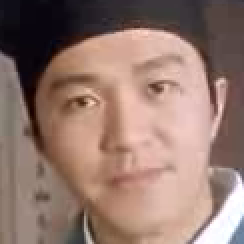
#> input picture faces/104_2.png, 122 x 122 px (shown 2 times larger); its folder holds 4 pictures in this run
$ python PcaFaceRecognize.py
#> lines starting #> are read from the running program, lines starting #| are printed output that depends on the picture
import cv2
import numpy as np
import glob
import os
import types
import shutil
from matplotlib import pyplot as plt

PATH = 'C:/Users/cfq/Desktop/algorithms/faces/'            #存放图片的绝对路径

def GetPictrueMatrix():
    Matrix = np.zeros((10000, 1))
    paths = glob.glob(os.path.join(PATH, '*.png'))          #得到全部的png图片
    for filename in paths:
        img = cv2.imread(filename, 0)           #读取灰度图象
#> img: shape (122, 122); min 3, max 255, mean 126.9
        img = cv2.resize(img, (100, 100))       #将图片像素调成100x100
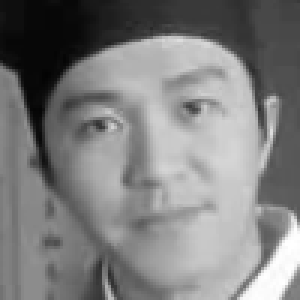
#> img: shape (100, 100) (shown 3 times larger); min 3, max 255, mean 126.8
        img = img.reshape(10000, 1)
#> img = 10000 values, max 255 at index 8097, min 3 at index 2415, mean 126.8
        Matrix = np.hstack((Matrix, img))       #矩阵横向拼接
#> Matrix = 10000 pairs, first value 0 to 0, second value 3 to 255
#> pass 2 of the loop in GetPictrueMatrix, `for filename in paths:`:
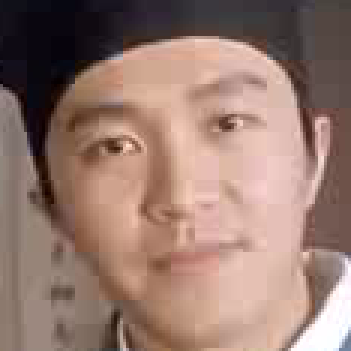
#> input picture faces/109_2.png, 117 x 117 px (shown 3 times larger)
#> in GetPictrueMatrix, `img = cv2.imread(filename, 0)`:
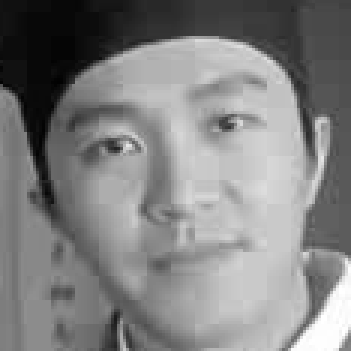
#> img: shape (117, 117) (shown 3 times larger); min 1, max 255, mean 129.3
#> in GetPictrueMatrix, `img = cv2.resize(img, (100, 100))`:
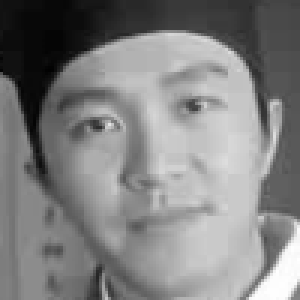
#> img: shape (100, 100) (shown 3 times larger); min 1, max 255, mean 129.2
#> in GetPictrueMatrix, `img = img.reshape(10000, 1)`: img = 10000 values, max 255 at index 8699, min 1 at index 2316, mean 129.2
#> pass 3 of the loop in GetPictrueMatrix, `for filename in paths:`:
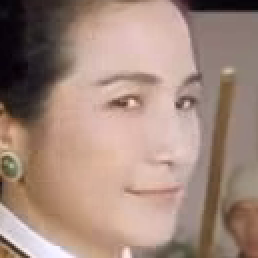
#> input picture faces/10_1.png, 129 x 129 px (shown 2 times larger)
#> in GetPictrueMatrix, `img = cv2.imread(filename, 0)`:
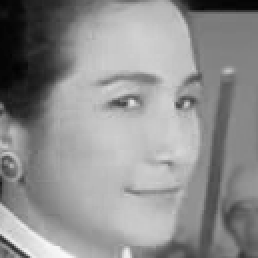
#> img: shape (129, 129) (shown 2 times larger); min 2, max 250, mean 143.2
#> in GetPictrueMatrix, `img = img.reshape(10000, 1)`: img = 10000 values, max 248 at index 9824, min 3 at index 2605, mean 143
#> the loop made 4 passes; the first 3 are shown

    Matrix = np.delete(Matrix, 0, axis=1)       #删去第一列全零元素
    return Matrix           #10000x1899


def PCA(Matrix):
    Covariance = np.cov(Matrix)         #得到协方差矩阵
    Eigenvalues, Eigenvector = np.linalg.eig(Covariance)     #得到特征向量
    sorted_Eigenvalues = np.argsort(Eigenvalues)  #特征值排序
#> sorted_Eigenvalues = 10000 values, max 9999 at index 1104, min 0 at index 9539, mean 4999.5
    top_eig = Eigenvector[:, sorted_Eigenvalues[:-51:-1]]         #根据特征值得到前50个特征向量
    top_eig = top_eig.T         #50x10000
    return top_eig


def SampleProjectoin(top_eig):
    e1 = cv2.imread('C:/Users/cfq/Desktop/algorithms/typical_samples/1.png', 0)        #读入三个测试文件
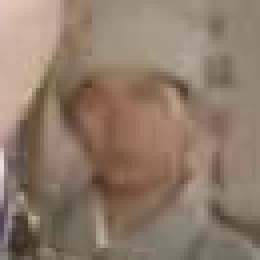
#> input picture typical_samples/1.png, 65 x 65 px, found by its file name (shown 4 times larger)
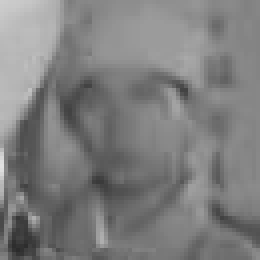
#> e1: shape (65, 65) (shown 4 times larger); min 43, max 226, mean 126.1
    e1 = cv2.resize(e1, (100, 100))
#> e1: shape (100, 100)
    e1 = e1.reshape(10000, 1)
#> e1 = 10000 values, max 225 at index 6300, min 45 at index 9405, mean 126
    e2 = cv2.imread('C:/Users/cfq/Desktop/algorithms/typical_samples/2.png', 0)
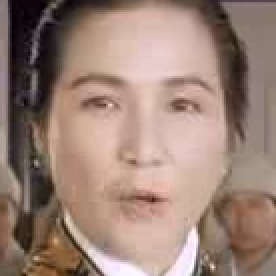
#> input picture typical_samples/2.png, 138 x 138 px, found by its file name (shown 2 times larger)
#> e2: shape (138, 138); min 0, max 255, mean 135.7
    e2 = cv2.resize(e2, (100, 100))
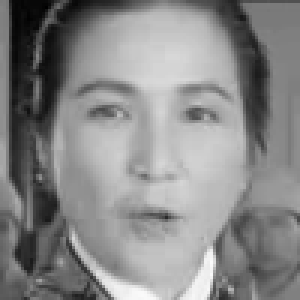
#> e2: shape (100, 100) (shown 3 times larger); min 0, max 250, mean 135.6
    e2 = e2.reshape(10000, 1)
#> e2 = 10000 values, max 250 at index 8770, min 0 at index 215, mean 135.6
    e3 = cv2.imread('C:/Users/cfq/Desktop/algorithms/typical_samples/3.png', 0)
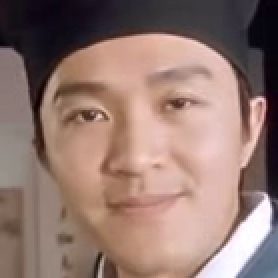
#> input picture typical_samples/3.png, 139 x 139 px, found by its file name (shown 2 times larger)
#> e3: shape (139, 139); min 3, max 255, mean 127.1
    e3 = cv2.resize(e3, (100, 100))
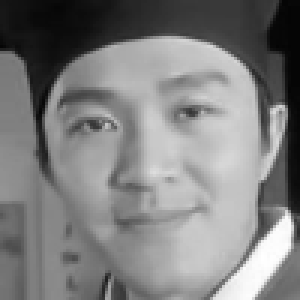
#> e3: shape (100, 100) (shown 3 times larger); min 4, max 255, mean 127
    e3 = e3.reshape(10000, 1)
#> e3 = 10000 values, max 255 at index 8587, min 4 at index 296, mean 127

    s1 = np.dot(top_eig, e1)            #三个测试文件的矩阵x特征矩阵 50x10000
    s2 = np.dot(top_eig, e2)
    s3 = np.dot(top_eig, e3)

    return s1, s2, s3


def FaceId(top_eig, s1, s2, s3):
    paths = glob.glob(os.path.join(PATH, '*.png'))  # 得到全部的png图片
    for filename in paths:          #依次读取每个距离
        img = cv2.imread(filename, 0)  # 读取灰度图象
        img = cv2.resize(img, (100, 100))  # 将图片像素调成100x100
        img = img.reshape(10000, 1)
#> img = 10000 values, max 255 at index 8097, min 3 at index 2415, mean 126.8
        img = np.dot(top_eig, img)
        dist1 = np.linalg.norm(s1 - img)    #计算要分类图片与三个样例图片的欧式距离
#> dist1 = 0
        dist2 = np.linalg.norm(s2 - img)
#> dist2 = 0
        dist3 = np.linalg.norm(s3 - img)
#> dist3 = 0
        if dist1<dist2 and dist1<dist3:         #距离最小则进行分类
            shutil.copy(filename, 'C:/Users/cfq/Desktop/algorithms/pattern1/')
        if dist2<dist1 and dist2<dist3:
            shutil.copy(filename, 'C:/Users/cfq/Desktop/algorithms/pattern2/')
        if dist3<dist1 and dist3<dist2:
            shutil.copy(filename, 'C:/Users/cfq/Desktop/algorithms/pattern3/')
#> pass 2 of the loop in FaceId, `for filename in paths:`:
#> in FaceId, `img = img.reshape(10000, 1)`: img = 10000 values, max 255 at index 8699, min 1 at index 2316, mean 129.2
#> pass 3 of the loop in FaceId, `for filename in paths:`:
#> in FaceId, `img = img.reshape(10000, 1)`: img = 10000 values, max 248 at index 9824, min 3 at index 2605, mean 143
#> the loop made 4 passes; the first 3 are shown


if __name__ == '__main__':
    Matrix = GetPictrueMatrix()
    top_eig = PCA(Matrix)
    s1, s2, s3 = SampleProjectoin(top_eig)
    FaceId(top_eig, s1, s2, s3)
